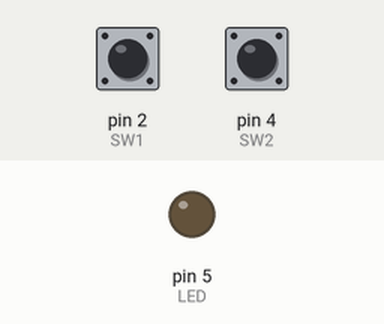
This sketch was run on a simulated Arduino Uno, built with avr-gcc and run on an emulated ATmega328P. On the bench: output pins drawn as LEDs (lit = HIGH). Inputs (shaded band) come from the test bench; at power-on: pin 2 (SW1) HIGH, pin 4 (SW2) HIGH.

Above: at 1.4 s.
1.5 s: pin 2 (SW1) pulled LOW for 1 s
At 3.2 s:
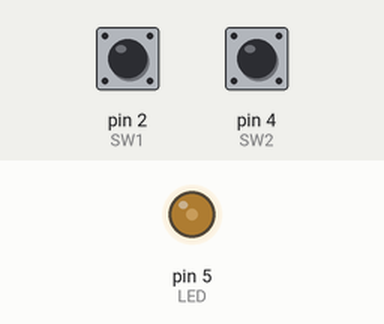
4.0 s: pin 2 (SW1) pulled LOW for 3.2 s
At 4.95 s:
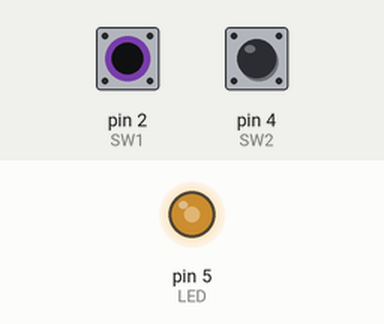
8.7 s: pin 4 (SW2) pulled LOW for 3.2 s
At 8.85 s:
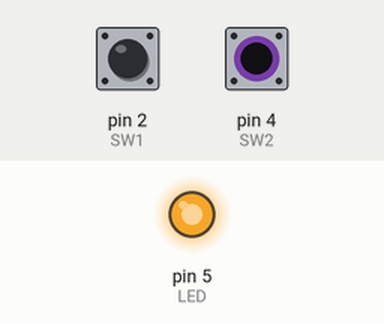
13.4 s: pin 4 (SW2) pulled LOW for 1 s
At 14.3 s:
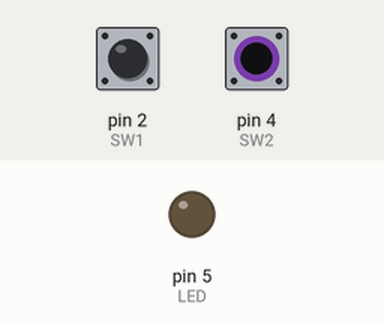
15.9 s: pin 2 (SW1) pulled LOW for 0.35 s
At 16.05 s:
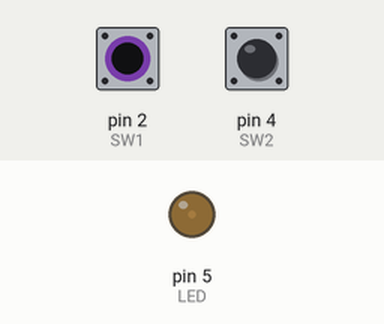
17.7 s: pin 4 (SW2) pulled LOW for 0.35 s
At 17.85 s:
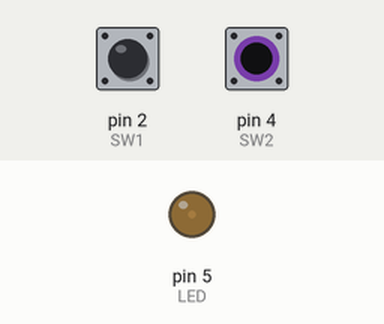
Timing chart, 0 to 20.5 s (numbered marks = the images above; inputs shaded):
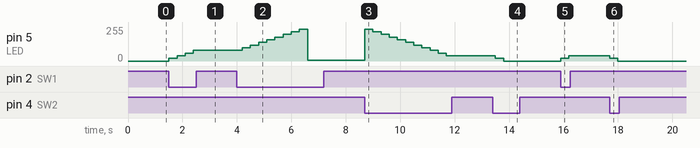

The sketch:

step2.ino
```cpp
int LED = 5;
int SW1 = 2;
int SW2 = 4;
int SL = 0;

void setup() {
  pinMode(LED, OUTPUT);
  pinMode(SW1, INPUT_PULLUP);
  pinMode(SW2, INPUT_PULLUP);
}

void loop() {
  if(digitalRead(SW1)==LOW){
    if(SL<255){
      SL+=20;
    }
  }
  else if(digitalRead(SW2)==LOW){
    if(SL>0){
      SL-=20;
    }
  }
  analogWrite(LED, SL);
  delay(300);
}
```

Measured:
- after the input at 1.5 s, pin 5 (LED): 0/255 → 20/255 at once, → 40/255 0.30 s later, → 60/255 0.30 s later, → 80/255 0.30 s later
- after the input at 4.0 s, pin 5 (LED): rises from 80/255 to 240/255 in 2.1 s, then falls to 4/255 in 0.30 s
- after the input at 8.7 s, pin 5 (LED): 4/255 → 240/255 at once, → 220/255 0.30 s later, → 200/255 0.30 s later, → 180/255 0.30 s later, … (11 changes in this stretch)
- after the input at 13.4 s, pin 5 (LED): 40/255 → 20/255 after 0.10 s, → 0/255 0.30 s later
- after the input at 15.9 s, pin 5 (LED): 0/255 → 20/255 at once, → 40/255 0.30 s later
- after the input at 17.7 s, pin 5 (LED): 40/255 → 20/255 at once, → 0/255 0.30 s later
